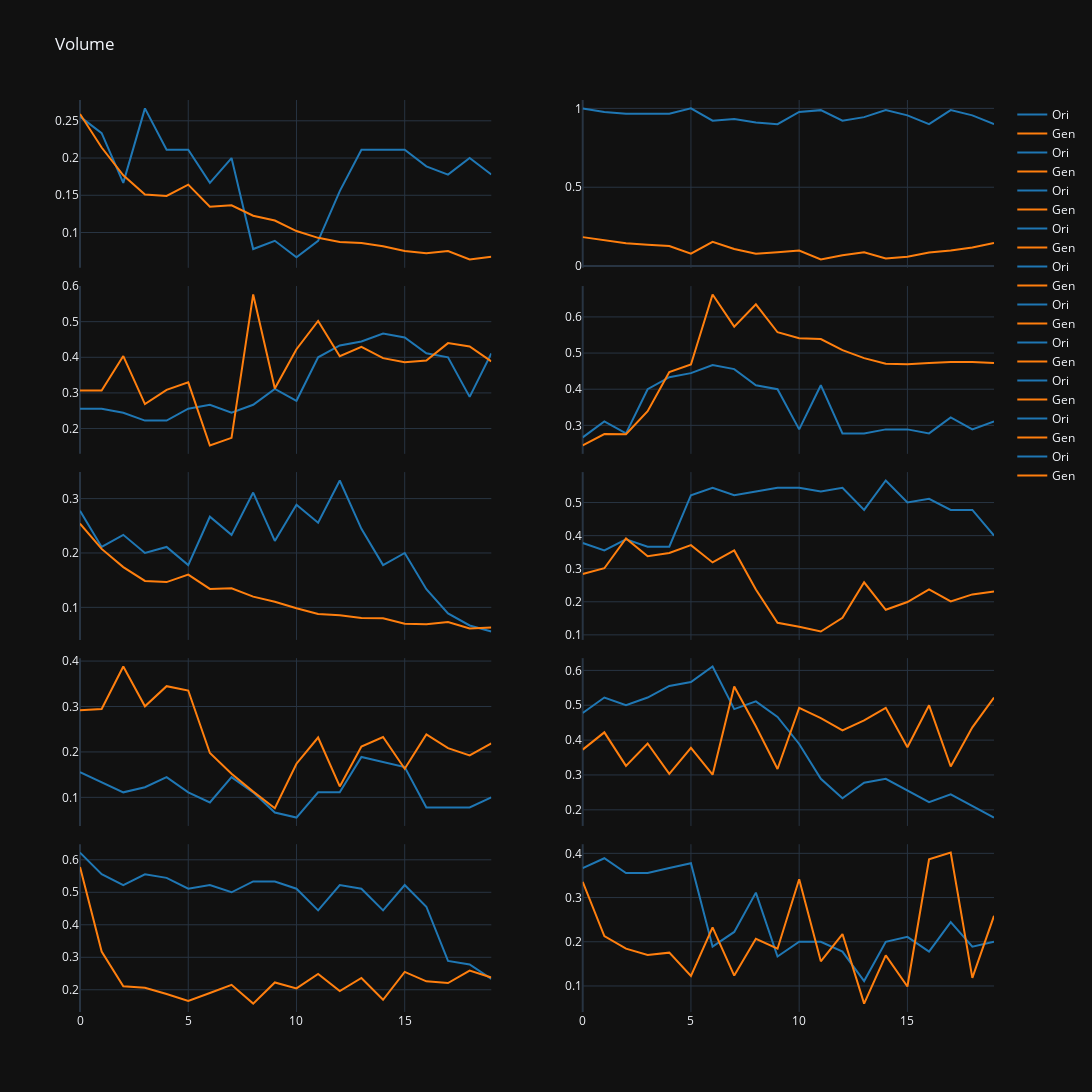

Source (notebook cell):
### Code cell
# VIZ - FGI samples
# get random samples from all generated
fig = make_subplots(rows=int(n_samples/2), cols=2,
                    shared_xaxes=True,
                    vertical_spacing=0.02)
row = 0
col = 1
i = 0

for s in samples:
    if i % 2 == 0:
        row = row + 1
        col = 1
    else:
        col = 2

    fig.add_trace(go.Scatter(name='Ori', x=x, y=np_ori_data[s,:,2], line=dict(width=2, color=mycolors[0]), showlegend=True),
                row=row, col=col)
    fig.add_trace(go.Scatter(name='Gen', x=x, y=np_gen_data[s,:,2], line=dict(width=2, color=mycolors[1]), showlegend=True),
                row=row, col=col)
    i = i + 1

fig.update_layout(height=1400, width=1400,
                  title_text="Volume")
fig.update_layout()
fig.update_layout(template="plotly_dark")
fig.show()

### Figure 1 — Plotly figure (JSON) as saved in the notebook; plotly's stock layout.template omitted (floating-point values rounded to 4 significant figures)
{"data": [{"line": {"color": "rgb(31, 119, 180)", "width": 2}, "name": "Ori", "showlegend": true, "type": "scatter", "x": [0, 1, 2, 3, 4, 5, 6, 7, 8, 9, 10, 11, 12, 13, 14, 15, 16, 17, 18, 19], "xaxis": "x", "y": [0.2556, 0.2333, 0.1667, 0.2667, 0.2111, 0.2111, 0.1667, 0.2, 0.07778, 0.08889, 0.06667, 0.08889, 0.1556, 0.2111, 0.2111, 0.2111, 0.1889, 0.1778, 0.2, 0.1778], "yaxis": "y"}, {"line": {"color": "rgb(255, 127, 14)", "width": 2}, "name": "Gen", "showlegend": true, "type": "scatter", "x": [0, 1, 2, 3, 4, 5, 6, 7, 8, 9, 10, 11, 12, 13, 14, 15, 16, 17, 18, 19], "xaxis": "x", "y": [0.2591, 0.2142, 0.1768, 0.151, 0.149, 0.1643, 0.1346, 0.1366, 0.1226, 0.1161, 0.102, 0.09284, 0.0872, 0.08601, 0.08149, 0.07507, 0.07207, 0.07502, 0.06386, 0.06758], "yaxis": "y"}, {"line": {"color": "rgb(31, 119, 180)", "width": 2}, "name": "Ori", "showlegend": true, "type": "scatter", "x": [0, 1, 2, 3, 4, 5, 6, 7, 8, 9, 10, 11, 12, 13, 14, 15, 16, 17, 18, 19], "xaxis": "x2", "y": [1.0, 0.9778, 0.9667, 0.9667, 0.9667, 1.0, 0.9222, 0.9333, 0.9111, 0.9, 0.9778, 0.9889, 0.9222, 0.9444, 0.9889, 0.9556, 0.9, 0.9889, 0.9556, 0.9], "yaxis": "y2"}, {"line": {"color": "rgb(255, 127, 14)", "width": 2}, "name": "Gen", "showlegend": true, "type": "scatter", "x": [0, 1, 2, 3, 4, 5, 6, 7, 8, 9, 10, 11, 12, 13, 14, 15, 16, 17, 18, 19], "xaxis": "x2", "y": [0.1836, 0.1622, 0.1446, 0.1359, 0.1272, 0.07904, 0.1533, 0.1089, 0.0787, 0.08841, 0.09858, 0.0423, 0.06835, 0.08783, 0.04796, 0.05938, 0.086, 0.09862, 0.1182, 0.1463], "yaxis": "y2"}, {"line": {"color": "rgb(31, 119, 180)", "width": 2}, "name": "Ori", "showlegend": true, "type": "scatter", "x": [0, 1, 2, 3, 4, 5, 6, 7, 8, 9, 10, 11, 12, 13, 14, 15, 16, 17, 18, 19], "xaxis": "x3", "y": [0.2556, 0.2556, 0.2444, 0.2222, 0.2222, 0.2556, 0.2667, 0.2444, 0.2667, 0.3111, 0.2778, 0.4, 0.4333, 0.4444, 0.4667, 0.4556, 0.4111, 0.4, 0.2889, 0.4111], "yaxis": "y3"}, {"line": {"color": "rgb(255, 127, 14)", "width": 2}, "name": "Gen", "showlegend": true, "type": "scatter", "x": [0, 1, 2, 3, 4, 5, 6, 7, 8, 9, 10, 11, 12, 13, 14, 15, 16, 17, 18, 19], "xaxis": "x3", "y": [0.3066, 0.3068, 0.4035, 0.2687, 0.3085, 0.3296, 0.1524, 0.1738, 0.5764, 0.3124, 0.4226, 0.5019, 0.4032, 0.4294, 0.3976, 0.386, 0.3911, 0.4398, 0.4302, 0.3884], "yaxis": "y3"}, {"line": {"color": "rgb(31, 119, 180)", "width": 2}, "name": "Ori", "showlegend": true, "type": "scatter", "x": [0, 1, 2, 3, 4, 5, 6, 7, 8, 9, 10, 11, 12, 13, 14, 15, 16, 17, 18, 19], "xaxis": "x4", "y": [0.2667, 0.3111, 0.2778, 0.4, 0.4333, 0.4444, 0.4667, 0.4556, 0.4111, 0.4, 0.2889, 0.4111, 0.2778, 0.2778, 0.2889, 0.2889, 0.2778, 0.3222, 0.2889, 0.3111], "yaxis": "y4"}, {"line": {"color": "rgb(255, 127, 14)", "width": 2}, "name": "Gen", "showlegend": true, "type": "scatter", "x": [0, 1, 2, 3, 4, 5, 6, 7, 8, 9, 10, 11, 12, 13, 14, 15, 16, 17, 18, 19], "xaxis": "x4", "y": [0.2444, 0.2761, 0.2754, 0.339, 0.4474, 0.4685, 0.6622, 0.5731, 0.635, 0.5576, 0.541, 0.5389, 0.5081, 0.4861, 0.4703, 0.4689, 0.4722, 0.4754, 0.4755, 0.4723], "yaxis": "y4"}, {"line": {"color": "rgb(31, 119, 180)", "width": 2}, "name": "Ori", "showlegend": true, "type": "scatter", "x": [0, 1, 2, 3, 4, 5, 6, 7, 8, 9, 10, 11, 12, 13, 14, 15, 16, 17, 18, 19], "xaxis": "x5", "y": [0.2778, 0.2111, 0.2333, 0.2, 0.2111, 0.1778, 0.2667, 0.2333, 0.3111, 0.2222, 0.2889, 0.2556, 0.3333, 0.2444, 0.1778, 0.2, 0.1333, 0.08889, 0.06667, 0.05556], "yaxis": "y5"}, {"line": {"color": "rgb(255, 127, 14)", "width": 2}, "name": "Gen", "showlegend": true, "type": "scatter", "x": [0, 1, 2, 3, 4, 5, 6, 7, 8, 9, 10, 11, 12, 13, 14, 15, 16, 17, 18, 19], "xaxis": "x5", "y": [0.254, 0.2075, 0.174, 0.1486, 0.1465, 0.1603, 0.1338, 0.1352, 0.1198, 0.1104, 0.09842, 0.0879, 0.08549, 0.08063, 0.08006, 0.06973, 0.06883, 0.07298, 0.06109, 0.06278], "yaxis": "y5"}, {"line": {"color": "rgb(31, 119, 180)", "width": 2}, "name": "Ori", "showlegend": true, "type": "scatter", "x": [0, 1, 2, 3, 4, 5, 6, 7, 8, 9, 10, 11, 12, 13, 14, 15, 16, 17, 18, 19], "xaxis": "x6", "y": [0.3778, 0.3556, 0.3889, 0.3667, 0.3667, 0.5222, 0.5444, 0.5222, 0.5333, 0.5444, 0.5444, 0.5333, 0.5444, 0.4778, 0.5667, 0.5, 0.5111, 0.4778, 0.4778, 0.4], "yaxis": "y6"}, {"line": {"color": "rgb(255, 127, 14)", "width": 2}, "name": "Gen", "showlegend": true, "type": "scatter", "x": [0, 1, 2, 3, 4, 5, 6, 7, 8, 9, 10, 11, 12, 13, 14, 15, 16, 17, 18, 19], "xaxis": "x6", "y": [0.284, 0.3015, 0.3917, 0.3377, 0.3474, 0.3712, 0.319, 0.3552, 0.2374, 0.1365, 0.1246, 0.1101, 0.1517, 0.2588, 0.1759, 0.1992, 0.2375, 0.2009, 0.2223, 0.231], "yaxis": "y6"}, {"line": {"color": "rgb(31, 119, 180)", "width": 2}, "name": "Ori", "showlegend": true, "type": "scatter", "x": [0, 1, 2, 3, 4, 5, 6, 7, 8, 9, 10, 11, 12, 13, 14, 15, 16, 17, 18, 19], "xaxis": "x7", "y": [0.1556, 0.1333, 0.1111, 0.1222, 0.1444, 0.1111, 0.08889, 0.1444, 0.1111, 0.06667, 0.05556, 0.1111, 0.1111, 0.1889, 0.1778, 0.1667, 0.07778, 0.07778, 0.07778, 0.1], "yaxis": "y7"}, {"line": {"color": "rgb(255, 127, 14)", "width": 2}, "name": "Gen", "showlegend": true, "type": "scatter", "x": [0, 1, 2, 3, 4, 5, 6, 7, 8, 9, 10, 11, 12, 13, 14, 15, 16, 17, 18, 19], "xaxis": "x7", "y": [0.2916, 0.2945, 0.388, 0.3004, 0.3448, 0.3352, 0.1975, 0.1518, 0.1126, 0.07595, 0.1741, 0.2318, 0.124, 0.2117, 0.2328, 0.1629, 0.2386, 0.2082, 0.1922, 0.219], "yaxis": "y7"}, {"line": {"color": "rgb(31, 119, 180)", "width": 2}, "name": "Ori", "showlegend": true, "type": "scatter", "x": [0, 1, 2, 3, 4, 5, 6, 7, 8, 9, 10, 11, 12, 13, 14, 15, 16, 17, 18, 19], "xaxis": "x8", "y": [0.4778, 0.5222, 0.5, 0.5222, 0.5556, 0.5667, 0.6111, 0.4889, 0.5111, 0.4667, 0.3889, 0.2889, 0.2333, 0.2778, 0.2889, 0.2556, 0.2222, 0.2444, 0.2111, 0.1778], "yaxis": "y8"}, {"line": {"color": "rgb(255, 127, 14)", "width": 2}, "name": "Gen", "showlegend": true, "type": "scatter", "x": [0, 1, 2, 3, 4, 5, 6, 7, 8, 9, 10, 11, 12, 13, 14, 15, 16, 17, 18, 19], "xaxis": "x8", "y": [0.3727, 0.4223, 0.3261, 0.3903, 0.303, 0.3778, 0.3009, 0.5538, 0.4396, 0.317, 0.4924, 0.4633, 0.4279, 0.4564, 0.4928, 0.3797, 0.4998, 0.3244, 0.4367, 0.5219], "yaxis": "y8"}, {"line": {"color": "rgb(31, 119, 180)", "width": 2}, "name": "Ori", "showlegend": true, "type": "scatter", "x": [0, 1, 2, 3, 4, 5, 6, 7, 8, 9, 10, 11, 12, 13, 14, 15, 16, 17, 18, 19], "xaxis": "x9", "y": [0.6222, 0.5556, 0.5222, 0.5556, 0.5444, 0.5111, 0.5222, 0.5, 0.5333, 0.5333, 0.5111, 0.4444, 0.5222, 0.5111, 0.4444, 0.5222, 0.4556, 0.2889, 0.2778, 0.2333], "yaxis": "y9"}, {"line": {"color": "rgb(255, 127, 14)", "width": 2}, "name": "Gen", "showlegend": true, "type": "scatter", "x": [0, 1, 2, 3, 4, 5, 6, 7, 8, 9, 10, 11, 12, 13, 14, 15, 16, 17, 18, 19], "xaxis": "x9", "y": [0.5782, 0.3177, 0.2108, 0.2062, 0.1869, 0.1655, 0.1902, 0.2152, 0.1574, 0.2225, 0.2043, 0.2487, 0.1957, 0.2365, 0.1692, 0.2549, 0.2259, 0.2206, 0.2591, 0.238], "yaxis": "y9"}, {"line": {"color": "rgb(31, 119, 180)", "width": 2}, "name": "Ori", "showlegend": true, "type": "scatter", "x": [0, 1, 2, 3, 4, 5, 6, 7, 8, 9, 10, 11, 12, 13, 14, 15, 16, 17, 18, 19], "xaxis": "x10", "y": [0.3667, 0.3889, 0.3556, 0.3556, 0.3667, 0.3778, 0.1889, 0.2222, 0.3111, 0.1667, 0.2, 0.2, 0.1778, 0.1111, 0.2, 0.2111, 0.1778, 0.2444, 0.1889, 0.2], "yaxis": "y10"}, {"line": {"color": "rgb(255, 127, 14)", "width": 2}, "name": "Gen", "showlegend": true, "type": "scatter", "x": [0, 1, 2, 3, 4, 5, 6, 7, 8, 9, 10, 11, 12, 13, 14, 15, 16, 17, 18, 19], "xaxis": "x10", "y": [0.3354, 0.2127, 0.1843, 0.1703, 0.1754, 0.1227, 0.2324, 0.1235, 0.2066, 0.1843, 0.3415, 0.1559, 0.2174, 0.06014, 0.1694, 0.09876, 0.3865, 0.4017, 0.1184, 0.2586], "yaxis": "y10"}], "layout": {"height": 1400, "title": {"text": "Volume"}, "width": 1400, "xaxis": {"anchor": "y", "domain": [0, 0.45], "matches": "x9", "showticklabels": false}, "xaxis10": {"anchor": "y10", "domain": [0.55, 1]}, "xaxis2": {"anchor": "y2", "domain": [0.55, 1], "matches": "x10", "showticklabels": false}, "xaxis3": {"anchor": "y3", "domain": [0, 0.45], "matches": "x9", "showticklabels": false}, "xaxis4": {"anchor": "y4", "domain": [0.55, 1], "matches": "x10", "showticklabels": false}, "xaxis5": {"anchor": "y5", "domain": [0, 0.45], "matches": "x9", "showticklabels": false}, "xaxis6": {"anchor": "y6", "domain": [0.55, 1], "matches": "x10", "showticklabels": false}, "xaxis7": {"anchor": "y7", "domain": [0, 0.45], "matches": "x9", "showticklabels": false}, "xaxis8": {"anchor": "y8", "domain": [0.55, 1], "matches": "x10", "showticklabels": false}, "xaxis9": {"anchor": "y9", "domain": [0, 0.45]}, "yaxis": {"anchor": "x", "domain": [0.816, 1]}, "yaxis10": {"anchor": "x10", "domain": [0, 0.184]}, "yaxis2": {"anchor": "x2", "domain": [0.816, 1]}, "yaxis3": {"anchor": "x3", "domain": [0.612, 0.796]}, "yaxis4": {"anchor": "x4", "domain": [0.612, 0.796]}, "yaxis5": {"anchor": "x5", "domain": [0.408, 0.592]}, "yaxis6": {"anchor": "x6", "domain": [0.408, 0.592]}, "yaxis7": {"anchor": "x7", "domain": [0.204, 0.388]}, "yaxis8": {"anchor": "x8", "domain": [0.204, 0.388]}, "yaxis9": {"anchor": "x9", "domain": [0, 0.184]}}}
